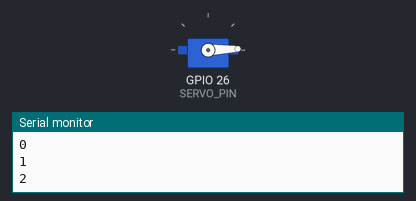
The sketch below on a simulated ESP32. Parts: servo, the last lines printed to the serial monitor.

Above: at 0.05 s.
At 1.75 s:
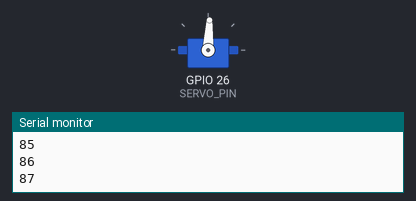
At 3.45 s:
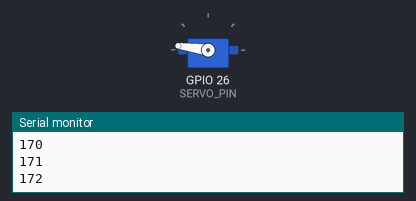
At 6.9 s:
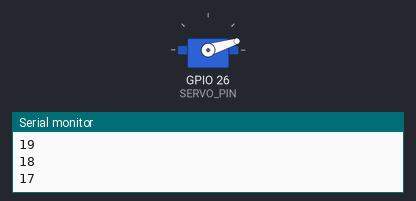
Timing chart, 0 to 9.4 s (numbered marks = the images above):
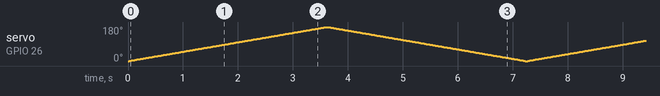

The sketch:

esp32servo.ino
```cpp
//Need to check documentation for the library to install for this to work properly
#include <Servo.h>
#define SERVO_PIN 26

Servo servoMotor;

void setup() {
    Serial.begin(9600);
    servoMotor.attach(SERVO_PIN);
}

void loop() {
    for(int posDegrees = 0; posDegrees <= 180; posDegrees++) {
        servoMotor.write(posDegrees);
        Serial.println(posDegrees);
        delay(20);
    }

    for(int posDegrees = 180; posDegrees >= 0; posDegrees--) {
        servoMotor.write(posDegrees);
        Serial.println(posDegrees);
        delay(20);
    }
}
```
